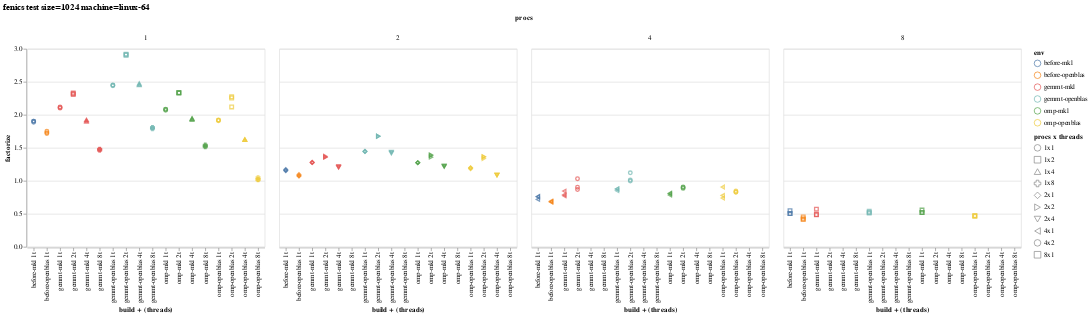
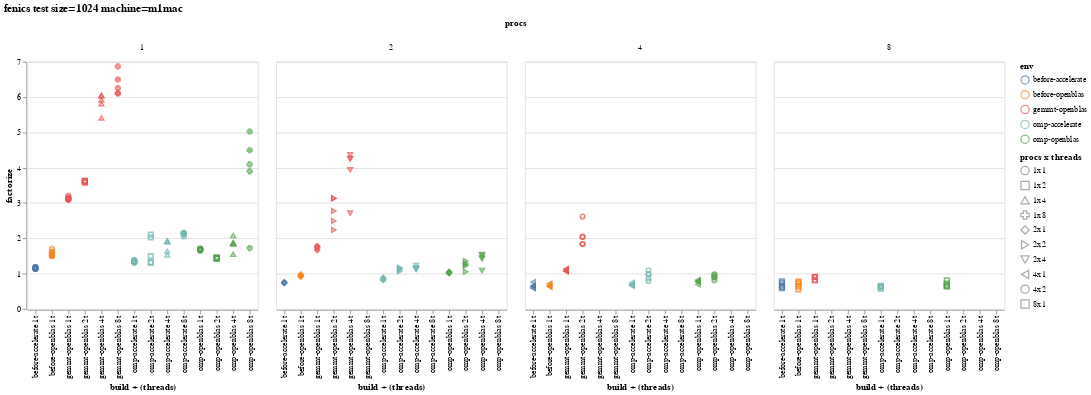

Here is the notebook cell these charts were saved with, in order:
### Code cell
for machine, machine_df in fenics.groupby("machine"):
    for size, size_df in machine_df.groupby("size"):
        # filter out oversubscribe
        # size_df = size_df[size_df["procs"] * size_df["threads"] < 10]
        chart = (
            alt.Chart(size_df, title=f"fenics test {size=} {machine=!s}")
            .mark_point()
            .transform_calculate(env_threads="datum.env + ' ' + datum.threads + 't'")
            .encode(
                x=alt.X("env_threads:N", title="build + (threads)"),
                y="factorize",
                color="env:N",
                shape=alt.Shape("parallelism:N", title="procs x threads"),
                column="procs:N",
                tooltip=["factorize", "env", "threads", "procs"],
            )
        )
        display(chart)

### Figure 1 — Vega-Lite specification as saved in the notebook (floating-point values rounded to 4 significant figures; data arrays with more than 128 entries replaced by an {"elided": "..."} marker saying what was removed)
{"config": {"view": {"continuousWidth": 300, "continuousHeight": 300}}, "data": {"name": "data-f7c749d56d6957facbec7f0ca9a17344"}, "mark": {"type": "point"}, "encoding": {"color": {"field": "env", "type": "nominal"}, "column": {"field": "procs", "type": "nominal"}, "shape": {"field": "parallelism", "title": "procs x threads", "type": "nominal"}, "tooltip": [{"field": "factorize", "type": "quantitative"}, {"field": "env", "type": "nominal"}, {"field": "threads", "type": "quantitative"}, {"field": "procs", "type": "quantitative"}], "x": {"field": "env_threads", "title": "build + (threads)", "type": "nominal"}, "y": {"field": "factorize", "type": "quantitative"}}, "title": "fenics test size=1024 machine=linux-64", "transform": [{"calculate": "datum.env + ' ' + datum.threads + 't'", "as": "env_threads"}], "$schema": "https://vega.github.io/schema/vega-lite/v5.17.0.json", "datasets": {"data-f7c749d56d6957facbec7f0ca9a17344": {"elided": "144 records"}}}

### Figure 2 — Vega-Lite specification as saved in the notebook (floating-point values rounded to 4 significant figures; data arrays with more than 128 entries replaced by an {"elided": "..."} marker saying what was removed)
{"config": {"view": {"continuousWidth": 300, "continuousHeight": 300}}, "data": {"name": "data-103ab711b53a304954d550a6ebfb4c8d"}, "mark": {"type": "point"}, "encoding": {"color": {"field": "env", "type": "nominal"}, "column": {"field": "procs", "type": "nominal"}, "shape": {"field": "parallelism", "title": "procs x threads", "type": "nominal"}, "tooltip": [{"field": "factorize", "type": "quantitative"}, {"field": "env", "type": "nominal"}, {"field": "threads", "type": "quantitative"}, {"field": "procs", "type": "quantitative"}], "x": {"field": "env_threads", "title": "build + (threads)", "type": "nominal"}, "y": {"field": "factorize", "type": "quantitative"}}, "title": "fenics test size=1024 machine=m1mac", "transform": [{"calculate": "datum.env + ' ' + datum.threads + 't'", "as": "env_threads"}], "$schema": "https://vega.github.io/schema/vega-lite/v5.17.0.json", "datasets": {"data-103ab711b53a304954d550a6ebfb4c8d": {"elided": "213 records"}}}
